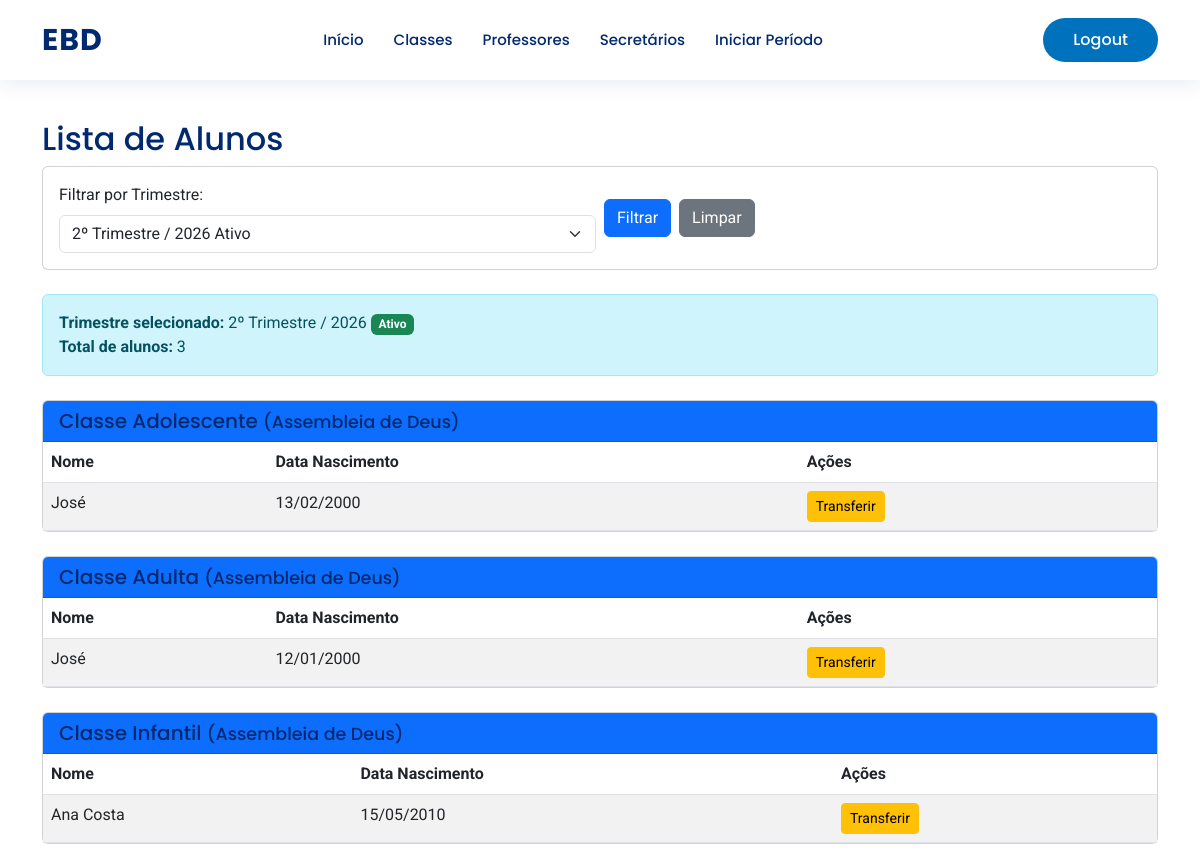
The page /alunos/list/ (signed in) on the database as committed earlier.
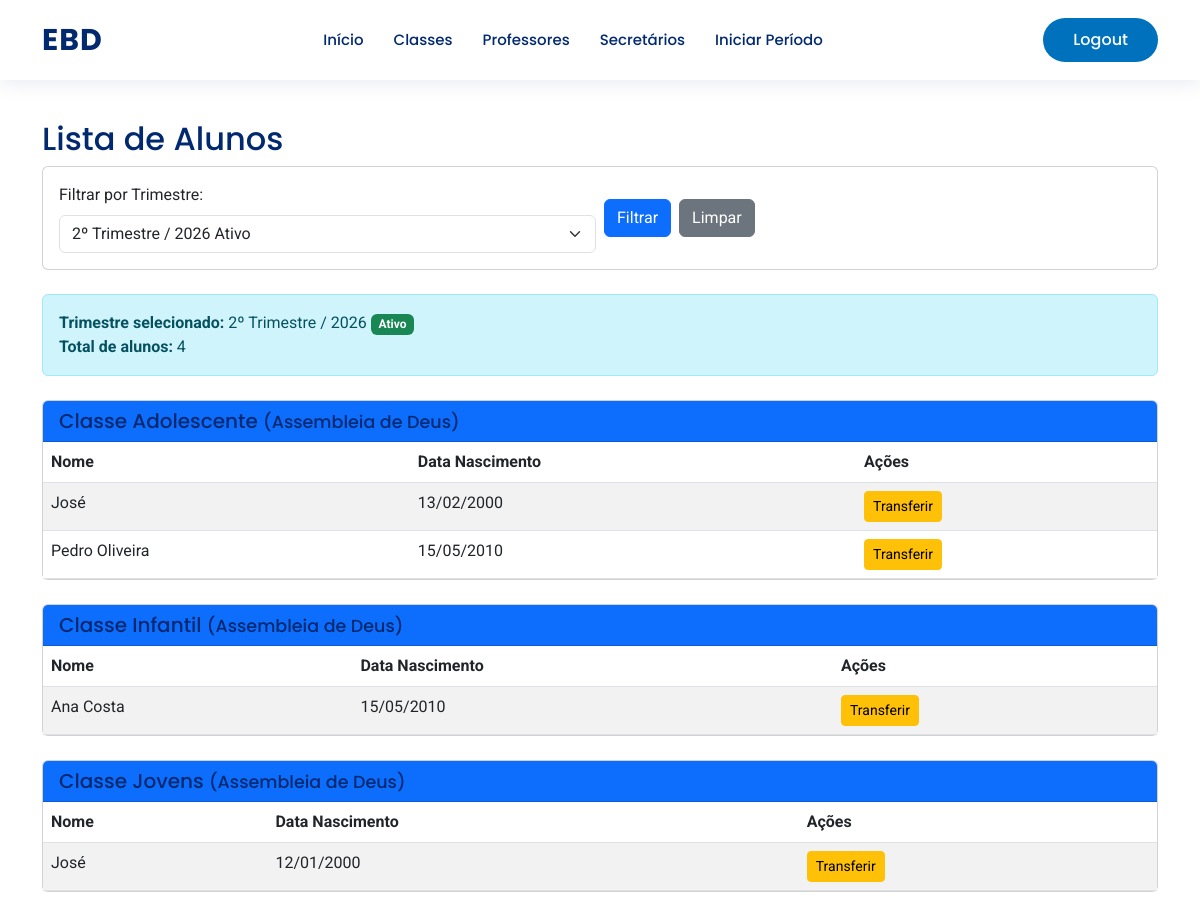
The same page on the database as committed later.
### base/models.py (models this page shows, shortened)
class Classe(models.Model):
    igreja = models.ForeignKey(Igreja, on_delete=models.PROTECT, related_name="classes")
    nome = models.CharField("Nome da Classe", max_length=100)
    class Meta:
        verbose_name = "Classe"
        verbose_name_plural = "Classes"
        ordering = ["igreja", "nome"]

class Igreja(models.Model):
    nome = models.CharField("Nome da Igreja", max_length=100, unique=True)
    class Meta:
        verbose_name = "Igreja"
        verbose_name_plural = "Igrejas"
        ordering = ["nome"]

class Aluno(models.Model):
    igreja = models.ForeignKey(Igreja, on_delete=models.PROTECT, related_name="alunos")
    nome = models.CharField(max_length=200)
    data_nascimento = models.DateField()
    class Meta:
        verbose_name = "Aluno"
        verbose_name_plural = "Alunos"
        ordering = ["nome"]

### base/views.py (the view)
# urls.py: path('alunos/list/', views.aluno_list, name='aluno_list'),
@user_passes_test(is_secretario_or_superintendente)
def aluno_list(request):
    trimestre_selecionado_id = request.GET.get('trimestre', None)
    if trimestre_selecionado_id:
        try:
            trimestre_selecionado = Trimestre.objects.get(id=trimestre_selecionado_id)
        except Trimestre.DoesNotExist:
            trimestre_selecionado = Trimestre.objects.filter(ativo=True).first()
    else:
        trimestre_selecionado = Trimestre.objects.filter(ativo=True).first()
    todos_trimestres = Trimestre.objects.all().order_by('-ano', '-trimestre')
    if trimestre_selecionado:
        matriculas = Matricula.objects.filter(trimestre=trimestre_selecionado, ativa=True).select_related('aluno', 'classe', 'trimestre')
    else:
        matriculas = Matricula.objects.none()
    classes_com_alunos = {}
    for matricula in matriculas:
        classe = matricula.classe
        if classe.id not in classes_com_alunos:
            classes_com_alunos[classe.id] = {
                'classe': classe,
                'alunos': []
            }
        if matricula.aluno not in classes_com_alunos[classe.id]['alunos']:
            classes_com_alunos[classe.id]['alunos'].append(matricula.aluno)
    grupos = list(classes_com_alunos.values())
    grupos.sort(key=lambda x: x['classe'].nome)
    return render(request, 'aluno_list.html', {
        'grupos': grupos,
        'trimestre_selecionado': trimestre_selecionado,
        'todos_trimestres': todos_trimestres,
        'total_alunos': sum(len(g['alunos']) for g in grupos)
    })

### base/views.py (called while the page is built)
def is_secretario_or_superintendente(user): return user.is_authenticated and user.role in ['secretario', 'superintendente']

### base/templates/aluno_list.html (shortened to what this page needs)
{% extends 'tela_inicial/layout_base.html' %}
{% block conteudo %}
<div class="container py-4">
  <h2>Lista de Alunos</h2>
  <div class="card mb-4">
    <div class="card-body">
      <form method="get" class="row g-2 align-items-center">
        <div class="col-md-6">
          <label for="trimestre_filter" class="form-label">Filtrar por Trimestre:</label>
          <select name="trimestre" id="trimestre_filter" class="form-select">
            {% for t in todos_trimestres %}
              <option value="{{ t.id }}" {% if trimestre_selecionado and trimestre_selecionado.id == t.id %}selected{% endif %}>
                {{ t.trimestre }} / {{ t.ano }}
              </option>
            {% endfor %}
          </select>
        </div>
        <div class="col-md-6 d-flex gap-2 align-items-end">
          <button type="submit" class="btn btn-primary">Filtrar</button>
          <a href="{% url 'aluno_list' %}" class="btn btn-secondary">Limpar</a>
        </div>
      </form>
    </div>
  </div>
  {% if trimestre_selecionado %}
    <div class="alert alert-info" role="alert">
      <strong>Trimestre selecionado:</strong> {{ trimestre_selecionado.trimestre }} / {{ trimestre_selecionado.ano }}
      {% if trimestre_selecionado.ativo %}<span class="badge bg-success">Ativo</span>{% endif %}
      <br>
      <strong>Total de alunos:</strong> {{ total_alunos }}
    </div>
  {% else %}
    <div class="alert alert-warning" role="alert">
      <strong>Nenhum trimestre ativo.</strong> Inicie um trimestre para visualizar alunos matriculados.
    </div>
  {% endif %}
  {% if grupos %}
    {% for grupo in grupos %}
      <div class="card mt-4">
        <div class="card-header bg-primary text-white">
          <h5 class="mb-0">{{ grupo.classe.nome }} <small>({{ grupo.classe.igreja.nome }})</small></h5>
        </div>
        <table class="table table-striped mb-0">
          <thead>
            <tr>
              <th>Nome</th>
              <th>Data Nascimento</th>
              <th>Ações</th>
            </tr>
          </thead>
          <tbody>
            {% for aluno in grupo.alunos %}
              <tr>
                <td>{{ aluno.nome }}</td>
                <td>{{ aluno.data_nascimento|date:"d/m/Y" }}</td>
                <td>
                  <a class="btn btn-sm btn-warning" href="{% url 'aluno_transferir' aluno.id %}{% if trimestre_selecionado %}?trimestre={{ trimestre_selecionado.id }}{% endif %}">Transferir</a>
                </td>
              </tr>
            {% endfor %}
          </tbody>
        </table>
      </div>
    {% endfor %}
  {% endif %}
</div>
{% endblock conteudo %}

Rows that differ between the two databases and show on the page:
no longer on this page (row unchanged): Classe: classe.nome "Classe Adulta", classe.igreja.nome "Assembleia de Deus", Aluno (nome "José", data_nascimento "12/01/2000")
changed Classe "Classe Adolescente": gains Aluno (nome "Pedro Oliveira", data_nascimento "15/05/2010")
now on this page (row unchanged): Classe: classe.nome "Classe Jovens", classe.igreja.nome "Assembleia de Deus", Aluno (nome "José", data_nascimento "12/01/2000")
Other text that changed with them:
{{ total_alunos }}: "3" → "4"
